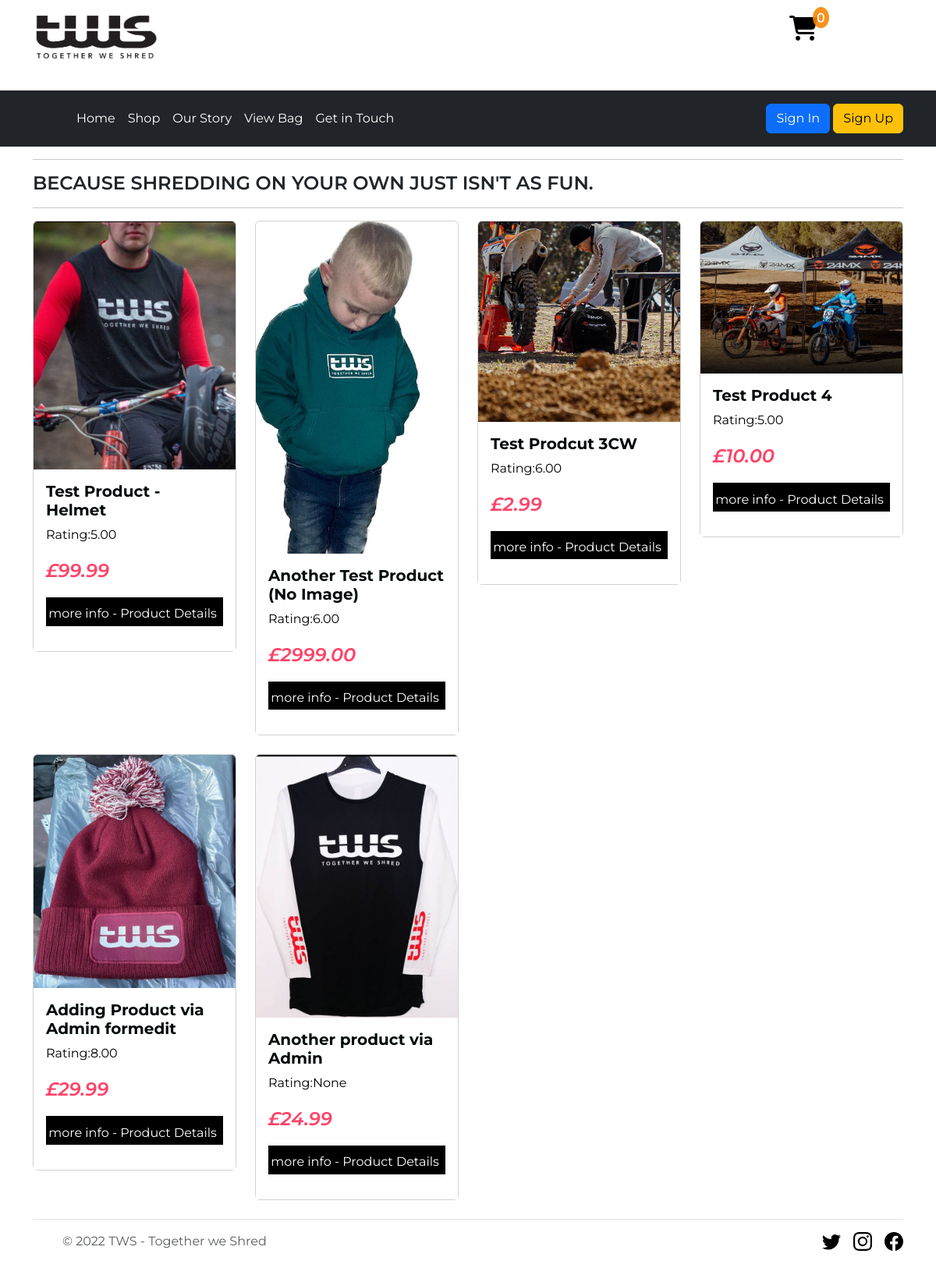
The app's page /shop/ with its own data.
### shop/models.py (models this page shows, shortened)
class Product(models.Model):
    category = models.ForeignKey('Category', null=True, blank=True,
                                 on_delete=models.SET_NULL)
    product_code = models.CharField(max_length=254, null=True, blank=True)
    name = models.CharField(max_length=254)
    description = models.TextField()
    price = models.DecimalField(max_digits=6, decimal_places=2)
    customer_rating = models.DecimalField(max_digits=6, decimal_places=2,
                                          null=True, blank=True)
    item_in_stock = models.BooleanField(default=True)
    image_url = models.URLField(max_length=1024, null=True, blank=True)
    image = models.ImageField(null=True, blank=True)

### shop/views.py (the view)
# urls.py: path('', views.product_list, name="product_list"),
def product_list(request):
    category = None
    categories = Category.objects.all()
    products = Product.objects.all()
    if category:
        category = get_object_or_404(Category, category=category)
        products = products.filter(category=category)
    return render(request,
                  'shop/product_list.html',
                  {'category': category,
                   'categories': categories,
                   'products': products})

### shop/templates/shop/product_list.html (shortened to what this page needs)
{% extends "base.html" %}
{% load static %}
{% block content%}
<div class="container product-list-wrapper">
<hr>
<h1>Because shredding on your own just isn't as fun.</h1>
<hr>
<div class="row row-cols-2 row-cols-md-4 g-4">
  {% for product in products %}
  <div class="col">
    <a href="{% url 'product_detail' product.id %}">
    <div class="card">
      <img class="card-img-top" alt="..." src="{% if product.image %}{{ product.image.url }}{% else %}{% static "img/no_image.png" %}{% endif %}">
      <div class="card-body">
        <h5 class="card-title">{{ product.name }}</h5>
        <p class="card-text">Rating:{{ product.customer_rating }}</p>
          <p class="card-text-price">£{{ product.price }}</p>
          <p class="card-text-more-info"><a href="{% url 'product_detail' product.id %}">more info - Product Details</a></p>
        </a>
      </div>
    </div>
  </div>
         {% endfor %}
  {% endblock %}

### static/css/base.css (style rules this page uses)
body { font-family: 'Montserrat', sans-serif; background-repeat: no-repeat; background-size: cover; }
.product-list-wrapper { background-color:white; }
.product-list-wrapper h1 { text-transform: uppercase; font-weight:600; font-size: 1.5rem; }
.card-body { background-color:white; }
.card-body a { text-decoration: none; color:black; }
.card-title { font-family: 'Montserrat', sans-serif; color:rgb(0, 10, 10); font-weight: 700; }
.card-text-price { color: #ff4368; font-style: italic; display:flex; font-weight:600; font-size:1.5rem ; }
.card-text-more-info a { color:white !important; display:flex; background-color:black; padding:0.2rem; }

### records on screen
Product: image (picture), name "Test Product - Helmet", customer_rating "5.00", price "99.99"
Product: image (picture), name "Another Test Product (No Image)", customer_rating "6.00", price "2999.00"
Product: image (picture), name "Test Prodcut 3CW", customer_rating "6.00", price "2.99"
Product: image (picture), name "Test Product 4", customer_rating "5.00", price "10.00"
Product: image (picture), name "Adding Product via Admin formedit", customer_rating "8.00", price "29.99"
Product: image (picture), name "Another product via Admin", customer_rating "None", price "24.99"

### other values on screen
{{ product_count }} "0"
